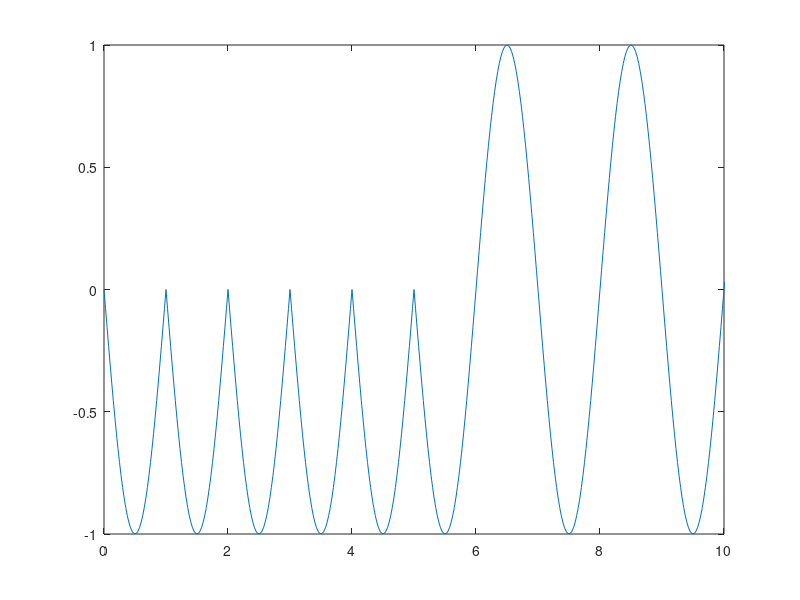

The MATLAB source for this figure: (Note: this script raises an error after producing the figure.)
%Lab 3 AM Signals 
%Task 1:
close all
clear all
m = 40;
Ts = 0.001;
time_p = 0:1/m:1; %sampling times over duration of pulse
p = sin(pi*time_p); %samples of the pulse
ns = 1000;
x = randn(1,ns); %creating array of random sample points
y = [];
for i = 1:length(x) %Assign the symbols to each instance
    if x(i) >= 0
        y = [y 1];
    else
        y = [y -1];
    end
end
symbols = y;
%step 2: Upsample by m
nsymbols = length(symbols);%length of original symbol sequence
nsymbols_upsampled = 1+(nsymbols-1)*m;%length of upsampled symbol sequence
symbols_upsampled = zeros(nsymbols_upsampled,1);%
symbols_upsampled(1:m:nsymbols_upsampled)=symbols;%insert symbols with spacing 
% step 3: Discrete conv. of signal
u = conv(symbols_upsampled,p).'; %transpose the matrix returning the nonconjugating transpose
%step4: plot signal to verify
time_u = 0:(1/m):(length(u)-1)/m;
figure(1);
plot(time_u,u);
xlim([0 10]);
%step5: Fourier Trans
[X,f,df] = contFT(u,time_p(1),(Ts/m),1);
figure(2);
plot(f, (abs(X).^2/(ns*Ts)))
 
%Task 2: Rerun task 1 3 more times

%Task 3:

%Using Run 4 from part 2
fc = 10/Ts;
t = 0:Ts/m:ns*Ts; %producing a time interval the same size as timeu
signalu = u.*cos(2*pi*fc*t); %create the signal ut = m(t)cos(2pi*fc*t)

figure(9);
plot(time_u,signalu) %plot the signal ut over the conv. time interval
xlim([0 4]) %focus on 4 occurrences of the symbol


%Task 4

%Re-use code for Task 1,2,3 and 4
[Xu,fu,dfu] = contFT(signalu,time_p(1),(Ts/m),1);
figure();
plot(fu, (abs(Xu).^2/(ns*Ts)))
 

%Task 5 Redo plots

m = 40; %Task 1 
Ts = 0.001;
time_p = 0:1/m:1; %sampling times over duration of pulse
p = sin(pi*time_p); %samples of the pulse
ns = 1000;
x = randn(1,ns); %creating array of random sample points
y = [];
for i = 1:length(x) %Assign the symbols to each instance
    if x(i) >= 0
        y = [y 1];
    else
        y = [y -1];
    end
end
symbols = y;

%step 2: Upsample by m
nsymbols = length(symbols);%length of original symbol sequence
nsymbols_upsampled = 1+(nsymbols-1)*m;%length of upsampled symbol sequence
symbols_upsampled = zeros(nsymbols_upsampled,1);%
symbols_upsampled(1:m:nsymbols_upsampled)=symbols;
%insert symbols with spacing 

% step 3: Discrete conv. of signal
u = conv(symbols_upsampled,p).'; %transpose the matrix returning the nonconjugating transpose

%step4: plot signal to verify
time_u = 0:(1/m):(length(u)-1)/m;

fc = 10/Ts; %Task 3
t = 0:Ts/m:ns*Ts; %producing a time interval the same size as timeu
Ac = 1;

for i =1:length(u)
    signalu(i) = (Ac + u(i)).*cos(2*pi*fc*t(i));
end

figure();
plot(time_u,signalu) %plot the signal ut over the conv. time interval
xlim([0 4])

[Xu,fu,dfu] = contFT(signalu,time_p(1),(Ts/m),1); %Task4
figure();
plot(fu, (abs(Xu).^2/(ns*Ts)))


%Task 6:

                                %a) Pass the signal through diode filter
uplus = zeros(1,length(t));
for i =1:length(t)
if signalu(i) < 0
    uplus(i) = 0;
else 
    uplus(i) = signalu(i);
end
end
                                    
                                 %b) Establish RC const. and h for conv.
RC = 0.0004;
h = exp(-1*t/(RC));
uRC = contconv1(uplus,h,t(1),t(1),Ts/m);
plot(uRC )
                          
                                  %c) DC Block
%The mean value is shown in the data sheet of the plot
uRC_new = uRC - (5.08e-5); %In this case the mean was 5.08E-5

%7
uRC_new = uRC - (3.196E-6); %case 0.4E-7

uRC_new = uRC - (0.1275); %case 0.1275